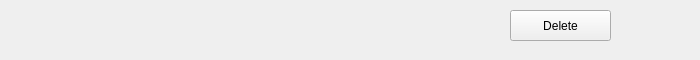
<?xml version="1.0" encoding="UTF-8"?>
<ui version="4.0">
 <class>RoomListItem</class>
 <widget class="QWidget" name="RoomListItem">
  <property name="geometry">
   <rect>
    <x>0</x>
    <y>0</y>
    <width>700</width>
    <height>60</height>
   </rect>
  </property>
  <property name="windowTitle">
   <string>Form</string>
  </property>
  <widget class="QLabel" name="roomNameLabel">
   <property name="geometry">
    <rect>
     <x>60</x>
     <y>10</y>
     <width>291</width>
     <height>31</height>
    </rect>
   </property>
   <property name="font">
    <font>
     <pointsize>12</pointsize>
    </font>
   </property>
   <property name="text">
    <string/>
   </property>
  </widget>
  <widget class="QPushButton" name="deletePushButton">
   <property name="geometry">
    <rect>
     <x>510</x>
     <y>10</y>
     <width>101</width>
     <height>31</height>
    </rect>
   </property>
   <property name="text">
    <string>Delete</string>
   </property>
  </widget>
 </widget>
 <resources/>
 <connections/>
</ui>
